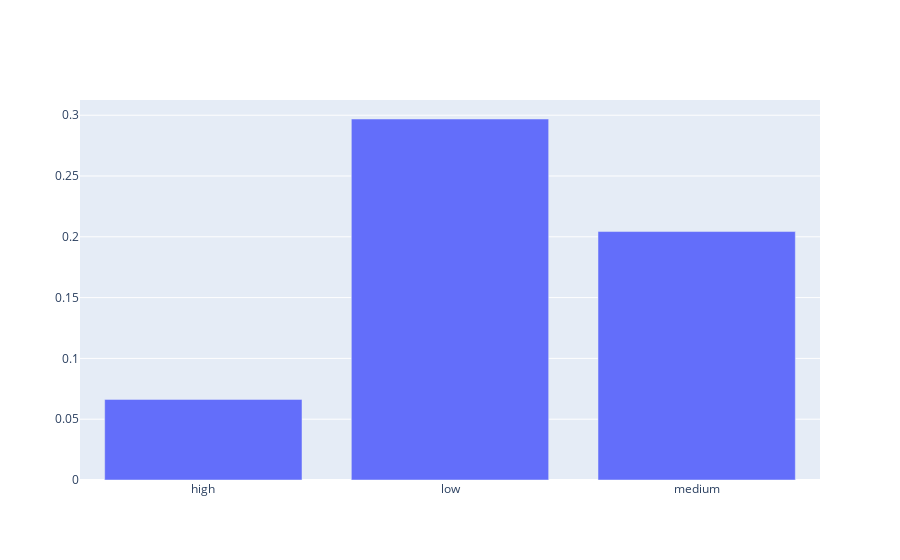

This figure's notebook cell:
### Code cell
# group both data and then plot a bar graph
group_data = dataset.groupby('salary')['left'].mean()

labels2 = group_data.index
values2 = group_data.values


fig = go.Figure()

fig.add_trace(go.Bar(x = labels2, y = values2))
fig.show()

### Figure 1 — Plotly figure (JSON) as saved in the notebook; plotly's stock layout.template omitted (floating-point values rounded to 4 significant figures)
{"data": [{"type": "bar", "x": ["high", "low", "medium"], "y": [0.06629, 0.2969, 0.2043]}], "layout": {"autosize": true, "xaxis": {"autorange": true, "range": [-0.5, 2.5], "type": "category"}, "yaxis": {"autorange": true, "range": [0, 0.3125], "type": "linear"}}}
